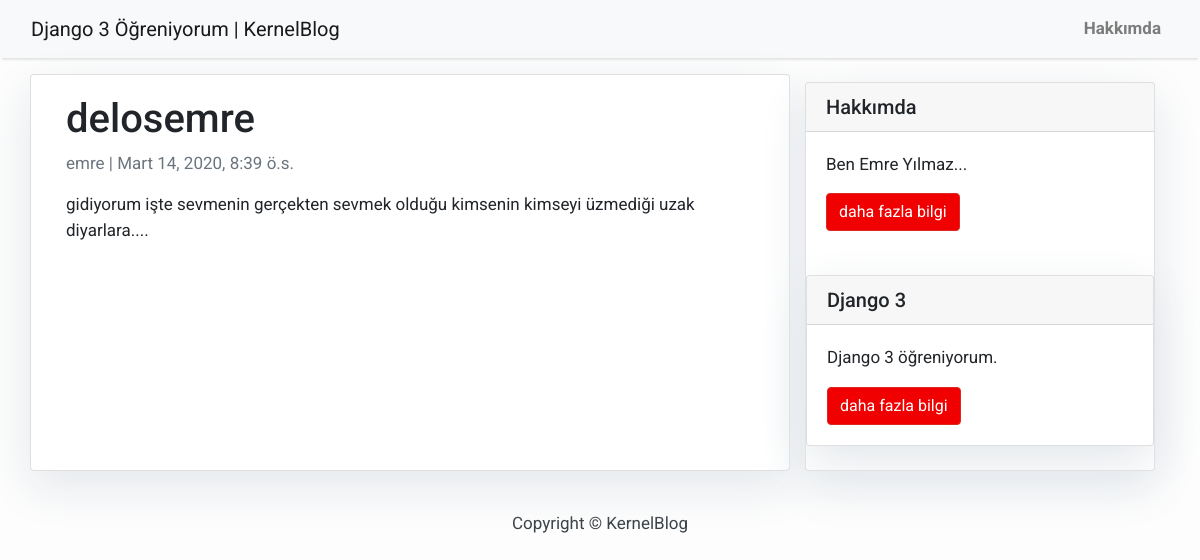
The page /delosemre/ on the database its author committed.
### blog/models.py (models this page shows, shortened)
class Post(models.Model):
    title = models.CharField(max_length=200, unique=True)
    slug = models.SlugField(max_length=200, unique=True)
    author = models.ForeignKey(User, on_delete= models.CASCADE,related_name='blog_posts')
    updated_on = models.DateTimeField(auto_now= True)
    content = models.TextField()
    created_on = models.DateTimeField(auto_now_add=True)
    status = models.IntegerField(choices=STATUS, default=0)
    class Meta:
        ordering = ['-created_on']

### blog/views.py (the view)
# urls.py: path('<slug:slug>/', views.PostDetail.as_view(), name='post_detail'),
class PostDetail(generic.DetailView):
    model = Post
    template_name = 'post_detail.html'

### templates/post_detail.html
{% extends 'base.html' %} {% block content %}
<div class="container">
  <div class="row">
    <div class="col-md-8 card mb-4  mt-3 left  top">
      <div class="card-body">
        <h1>{% block title %} {{ object.title }} {% endblock title %}</h1>
        <p class=" text-muted">{{ post.author }} | {{ post.created_on }}</p>
        <p class="card-text ">{{ object.content | safe }}</p>
      </div>
    </div>
    {% block sidebar %} {% include 'sidebar.html' %} {% endblock sidebar %}
  </div>
</div>
{% endblock content %}

### templates/base.html (style rules this page uses)
body { font-family: "Roboto", sans-serif; font-size: 17px; background-color: #fdfdfd; }

### templates/sidebar.html (style rules this page uses)
.card { box-shadow: 0 16px 48px #E3E7EB; }

### rows shown on the page
Post: title "delosemre", author "emre", created_on "Mart 14, 2020, 8:39 ö.s.", content "gidiyorum işte sevmenin gerçekten sevmek olduğu kimsenin kimseyi üzmediği uzak diyarlara...."
